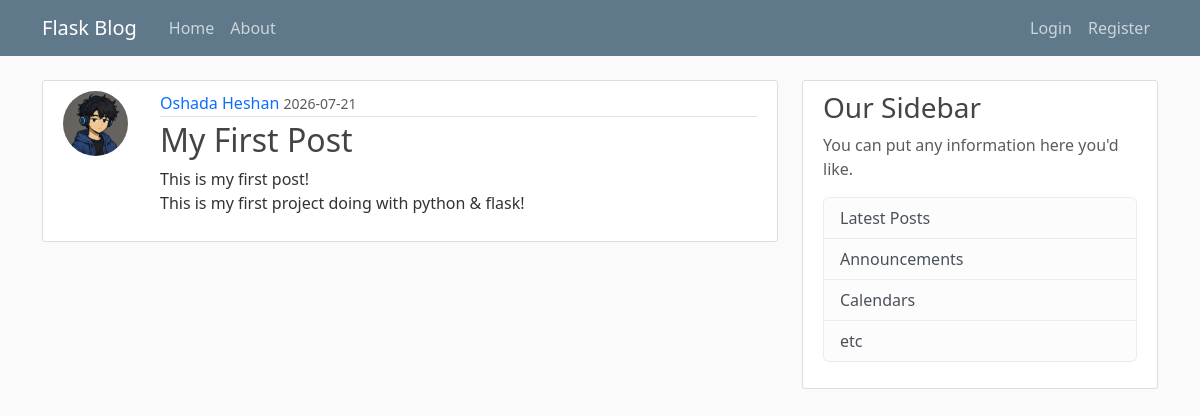
/post/1, run on the app's committed database.
### flaskblog/models.py (models this page shows, shortened)
class User(db.Model, UserMixin):
    id = db.Column(db.Integer, primary_key=True)
    username = db.Column(db.String(20), unique=True, nullable=False)
    email = db.Column(db.String(120), unique=True, nullable=False)
    image_file = db.Column(db.String(20), nullable=False, default='default.jpg')
    password = db.Column(db.String(60), nullable=False)
    posts = db.relationship('Post', backref='author', lazy=True)

class Post(db.Model):
    id = db.Column(db.Integer, primary_key=True)
    title = db.Column(db.String(100), nullable=False)
    date_posted = db.Column(db.DateTime, nullable=False, default=datetime.utcnow)
    content = db.Column(db.Text, nullable=False)
    user_id = db.Column(db.Integer, db.ForeignKey('user.id'), nullable=False)

### flaskblog/routes.py (the view)
@app.route("/post/<int:post_id>")
def post(post_id):
    post = Post.query.get_or_404(post_id)
    return render_template('post.html', title=post.title, post=post)

### flaskblog/templates/post.html
{% extends "layout.html" %}
{% block content %}
    <article class="content-section">
        <div class="post-container">
            <img class="rounded-circle article-img" src="{{ url_for('static', filename='profile_pics/' + post.author.image_file) }}" alt="Profile picture">
            <div class="post-content">
                <div class="article-metadata">
                    <a class="author-name" href="#">{{ post.author.username }}</a>
                    <small class="text-muted">{{ post.date_posted.strftime('%Y-%m-%d') }}</small>
                </div>
                <h2><a class="article-title" href="#">{{ post.title }}</a></h2>
                <p class="article-content">{{ post.content }}</p>
            </div>
         </div>
    </article>
{% endblock content %}

### flaskblog/static/main.css (style rules this page uses)
body { background: #fafafa; color: #333333; margin-top: 5rem; }
h1, h2, h3, h4, h5, h6 { color: #444444; }
.content-section { background: #ffffff; padding: 10px 20px; border: 1px solid #dddddd; border-radius: 3px; margin-bottom: 20px; }
.post-container { display: flex; gap: 16px; align-items: flex-start; }
.post-content { flex: 1; }
.article-title { color: #444444; }
a.article-title { text-decoration: none; }
.article-content { white-space: pre-line; }
.article-img { height: 65px; width: 65px; margin-right: 16px; }
.article-metadata { padding-bottom: 1px; margin-bottom: 4px; border-bottom: 1px solid #e3e3e3 }
.article-metadata a { text-decoration: none; }

### data on the page
User: image_file (picture), author.username "Oshada Heshan"
Post: date_posted "2026-07-21", title "My First Post", content "This is my first post! This is my first project doing with python & flask!"
